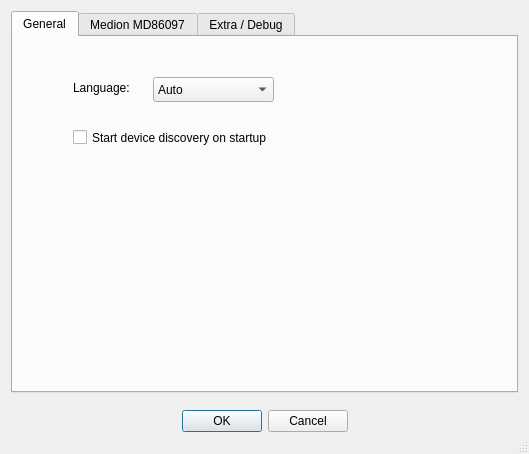
<?xml version="1.0" encoding="UTF-8"?>
<ui version="4.0">
 <class>PreferencesBoxClass</class>
 <widget class="QDialog" name="PreferencesBoxClass">
  <property name="geometry">
   <rect>
    <x>0</x>
    <y>0</y>
    <width>529</width>
    <height>454</height>
   </rect>
  </property>
  <property name="windowTitle">
   <string>Preferences</string>
  </property>
  <property name="sizeGripEnabled">
   <bool>true</bool>
  </property>
  <property name="modal">
   <bool>true</bool>
  </property>
  <layout class="QGridLayout" name="gridLayout_2">
   <item row="0" column="0">
    <layout class="QGridLayout" name="gridLayout">
     <item row="0" column="0">
      <widget class="QTabWidget" name="tabWidget">
       <property name="toolTip">
        <string/>
       </property>
       <property name="currentIndex">
        <number>0</number>
       </property>
       <property name="documentMode">
        <bool>false</bool>
       </property>
       <property name="tabsClosable">
        <bool>false</bool>
       </property>
       <widget class="QWidget" name="tab_1">
        <attribute name="title">
         <string>General</string>
        </attribute>
        <widget class="QLabel" name="label">
         <property name="geometry">
          <rect>
           <x>60</x>
           <y>30</y>
           <width>71</width>
           <height>41</height>
          </rect>
         </property>
         <property name="toolTip">
          <string>Language of user interface</string>
         </property>
         <property name="text">
          <string>Language:</string>
         </property>
        </widget>
        <widget class="QComboBox" name="comboBox">
         <property name="geometry">
          <rect>
           <x>140</x>
           <y>40</y>
           <width>121</width>
           <height>25</height>
          </rect>
         </property>
         <item>
          <property name="text">
           <string>Auto</string>
          </property>
         </item>
         <item>
          <property name="text">
           <string comment="en">English</string>
          </property>
         </item>
         <item>
          <property name="text">
           <string comment="de">German</string>
          </property>
         </item>
        </widget>
        <widget class="QCheckBox" name="checkBox">
         <property name="geometry">
          <rect>
           <x>60</x>
           <y>90</y>
           <width>261</width>
           <height>21</height>
          </rect>
         </property>
         <property name="text">
          <string>Start device discovery on startup</string>
         </property>
        </widget>
       </widget>
       <widget class="QWidget" name="tab_2">
        <attribute name="title">
         <string>Medion MD86097</string>
        </attribute>
        <widget class="QCheckBox" name="checkBox_2">
         <property name="geometry">
          <rect>
           <x>60</x>
           <y>20</y>
           <width>151</width>
           <height>21</height>
          </rect>
         </property>
         <property name="toolTip">
          <string>Enable this type of device</string>
         </property>
         <property name="text">
          <string>Enable protocol</string>
         </property>
         <property name="checked">
          <bool>true</bool>
         </property>
        </widget>
        <widget class="QComboBox" name="comboBox_2">
         <property name="geometry">
          <rect>
           <x>60</x>
           <y>100</y>
           <width>151</width>
           <height>25</height>
          </rect>
         </property>
         <property name="currentIndex">
          <number>0</number>
         </property>
         <item>
          <property name="text">
           <string>Broadcast local</string>
          </property>
         </item>
         <item>
          <property name="text">
           <string extracomment="asd">Broadcast global/simple</string>
          </property>
         </item>
         <item>
          <property name="text">
           <string>Selected IP address(es)</string>
          </property>
         </item>
        </widget>
        <widget class="QLabel" name="label_2">
         <property name="geometry">
          <rect>
           <x>40</x>
           <y>70</y>
           <width>181</width>
           <height>16</height>
          </rect>
         </property>
         <property name="toolTip">
          <string>Run discovery on selected address type</string>
         </property>
         <property name="text">
          <string>Discovery address type:</string>
         </property>
        </widget>
        <widget class="QLineEdit" name="lineEdit">
         <property name="geometry">
          <rect>
           <x>240</x>
           <y>100</y>
           <width>251</width>
           <height>25</height>
          </rect>
         </property>
         <property name="toolTip">
          <string>IP addresses of USB hub devices (separated by comma)</string>
         </property>
        </widget>
        <widget class="QLabel" name="label_6">
         <property name="geometry">
          <rect>
           <x>40</x>
           <y>150</y>
           <width>111</width>
           <height>21</height>
          </rect>
         </property>
         <property name="text">
          <string>Discovery port:</string>
         </property>
        </widget>
        <widget class="QLineEdit" name="lineEdit_3">
         <property name="geometry">
          <rect>
           <x>210</x>
           <y>150</y>
           <width>71</width>
           <height>25</height>
          </rect>
         </property>
         <property name="layoutDirection">
          <enum>Qt::RightToLeft</enum>
         </property>
         <property name="text">
          <string>16708</string>
         </property>
         <property name="maxLength">
          <number>5</number>
         </property>
        </widget>
        <widget class="QLabel" name="label_7">
         <property name="geometry">
          <rect>
           <x>40</x>
           <y>190</y>
           <width>171</width>
           <height>21</height>
          </rect>
         </property>
         <property name="text">
          <string>Control connection port:</string>
         </property>
        </widget>
        <widget class="QLineEdit" name="lineEdit_4">
         <property name="geometry">
          <rect>
           <x>210</x>
           <y>190</y>
           <width>71</width>
           <height>25</height>
          </rect>
         </property>
         <property name="layoutDirection">
          <enum>Qt::RightToLeft</enum>
         </property>
         <property name="text">
          <string>21827</string>
         </property>
         <property name="maxLength">
          <number>5</number>
         </property>
        </widget>
       </widget>
       <widget class="QWidget" name="tab">
        <attribute name="title">
         <string>Extra / Debug</string>
        </attribute>
        <widget class="QCheckBox" name="checkBox_3">
         <property name="geometry">
          <rect>
           <x>60</x>
           <y>50</y>
           <width>131</width>
           <height>21</height>
          </rect>
         </property>
         <property name="toolTip">
          <string>Write log / debug messages to console</string>
         </property>
         <property name="text">
          <string>Console output</string>
         </property>
        </widget>
        <widget class="QLabel" name="label_3">
         <property name="geometry">
          <rect>
           <x>20</x>
           <y>20</y>
           <width>111</width>
           <height>16</height>
          </rect>
         </property>
         <property name="text">
          <string>Logging:</string>
         </property>
        </widget>
        <widget class="QCheckBox" name="checkBox_4">
         <property name="geometry">
          <rect>
           <x>60</x>
           <y>80</y>
           <width>121</width>
           <height>21</height>
          </rect>
         </property>
         <property name="toolTip">
          <string>Write log / debug messages to file(s)</string>
         </property>
         <property name="text">
          <string>File output</string>
         </property>
         <property name="checked">
          <bool>false</bool>
         </property>
        </widget>
        <widget class="QLineEdit" name="lineEdit_2">
         <property name="geometry">
          <rect>
           <x>220</x>
           <y>80</y>
           <width>261</width>
           <height>25</height>
          </rect>
         </property>
         <property name="toolTip">
          <string>Directory for log files
(will be created if not existing)
[use / as separator!]</string>
         </property>
         <property name="text">
          <string>/tmp/USBhubConnect/</string>
         </property>
         <property name="readOnly">
          <bool>true</bool>
         </property>
        </widget>
        <widget class="QLabel" name="label_4">
         <property name="geometry">
          <rect>
           <x>190</x>
           <y>80</y>
           <width>21</width>
           <height>21</height>
          </rect>
         </property>
         <property name="text">
          <string>Dir:</string>
         </property>
        </widget>
        <widget class="QComboBox" name="comboBox_3">
         <property name="geometry">
          <rect>
           <x>130</x>
           <y>140</y>
           <width>75</width>
           <height>25</height>
          </rect>
         </property>
         <item>
          <property name="text">
           <string notr="true">ERROR</string>
          </property>
         </item>
         <item>
          <property name="text">
           <string notr="true">WARN</string>
          </property>
         </item>
         <item>
          <property name="text">
           <string notr="true">INFO</string>
          </property>
         </item>
         <item>
          <property name="text">
           <string notr="true">DEBUG</string>
          </property>
         </item>
         <item>
          <property name="text">
           <string notr="true">TRACE</string>
          </property>
         </item>
        </widget>
        <widget class="QLabel" name="label_5">
         <property name="geometry">
          <rect>
           <x>60</x>
           <y>140</y>
           <width>71</width>
           <height>21</height>
          </rect>
         </property>
         <property name="text">
          <string>Log level:</string>
         </property>
        </widget>
        <widget class="QCheckBox" name="checkBox_5">
         <property name="geometry">
          <rect>
           <x>190</x>
           <y>110</y>
           <width>201</width>
           <height>21</height>
          </rect>
         </property>
         <property name="text">
          <string>Append to existing files</string>
         </property>
        </widget>
       </widget>
      </widget>
     </item>
    </layout>
   </item>
   <item row="1" column="0">
    <widget class="QWidget" name="widget" native="true">
     <layout class="QHBoxLayout" name="horizontalLayout">
      <item>
       <spacer name="horizontalSpacer_2">
        <property name="orientation">
         <enum>Qt::Horizontal</enum>
        </property>
        <property name="sizeHint" stdset="0">
         <size>
          <width>40</width>
          <height>20</height>
         </size>
        </property>
       </spacer>
      </item>
      <item>
       <widget class="QDialogButtonBox" name="buttonBox">
        <property name="standardButtons">
         <set>QDialogButtonBox::Cancel|QDialogButtonBox::Ok</set>
        </property>
        <property name="centerButtons">
         <bool>true</bool>
        </property>
       </widget>
      </item>
      <item>
       <spacer name="horizontalSpacer">
        <property name="orientation">
         <enum>Qt::Horizontal</enum>
        </property>
        <property name="sizeHint" stdset="0">
         <size>
          <width>40</width>
          <height>20</height>
         </size>
        </property>
       </spacer>
      </item>
     </layout>
    </widget>
   </item>
  </layout>
 </widget>
 <layoutdefault spacing="6" margin="11"/>
 <resources/>
 <connections>
  <connection>
   <sender>buttonBox</sender>
   <signal>accepted()</signal>
   <receiver>PreferencesBoxClass</receiver>
   <slot>accept()</slot>
   <hints>
    <hint type="sourcelabel">
     <x>212</x>
     <y>552</y>
    </hint>
    <hint type="destinationlabel">
     <x>298</x>
     <y>293</y>
    </hint>
   </hints>
  </connection>
  <connection>
   <sender>buttonBox</sender>
   <signal>rejected()</signal>
   <receiver>PreferencesBoxClass</receiver>
   <slot>reject()</slot>
   <hints>
    <hint type="sourcelabel">
     <x>212</x>
     <y>552</y>
    </hint>
    <hint type="destinationlabel">
     <x>298</x>
     <y>293</y>
    </hint>
   </hints>
  </connection>
 </connections>
</ui>
